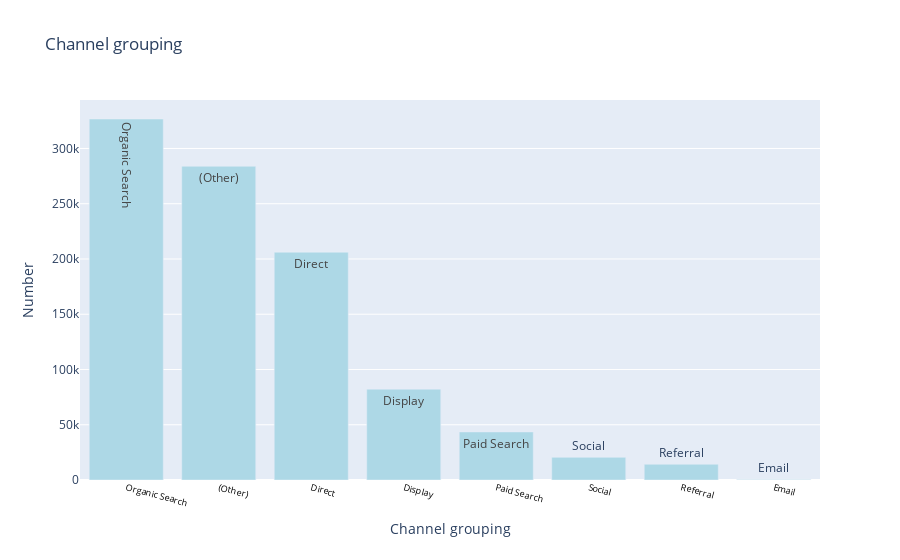

The notebook cell this image was saved under:
### Code cell
draw_trace_bar(get_categories(df,'channelGrouping'), "Channel grouping", "Channel grouping", "Number", "Lightblue")

### Figure 1 — Plotly figure (JSON) as saved in the notebook; plotly's stock layout.template omitted (floating-point values rounded to 4 significant figures)
{"data": [{"marker": {"color": "Lightblue"}, "text": ["Organic Search", "(Other)", "Direct", "Display", "Paid Search", "Social", "Referral", "Email"], "type": "bar", "x": ["Organic Search", "(Other)", "Direct", "Display", "Paid Search", "Social", "Referral", "Email"], "y": [326677, 283888, 206117, 82198, 43466, 20537, 14225, 532]}], "layout": {"hovermode": "closest", "title": {"text": "Channel grouping"}, "xaxis": {"showticklabels": true, "tickangle": 15, "tickfont": {"color": "black", "size": 9}, "title": {"text": "Channel grouping"}}, "yaxis": {"title": {"text": "Number"}}}}
